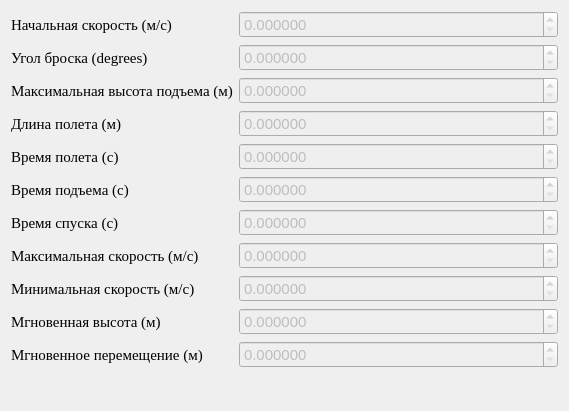
<?xml version="1.0" encoding="UTF-8"?>
<ui version="4.0">
 <class>Form</class>
 <widget class="QWidget" name="Form">
  <property name="geometry">
   <rect>
    <x>0</x>
    <y>0</y>
    <width>569</width>
    <height>411</height>
   </rect>
  </property>
  <property name="windowTitle">
   <string>О броске</string>
  </property>
  <layout class="QFormLayout" name="formLayout">
   <item row="0" column="0">
    <widget class="QLabel" name="label_1">
     <property name="font">
      <font>
       <family>Times New Roman</family>
       <pointsize>11</pointsize>
      </font>
     </property>
     <property name="text">
      <string>Начальная скорость (м/с)</string>
     </property>
    </widget>
   </item>
   <item row="1" column="0">
    <widget class="QLabel" name="label_2">
     <property name="font">
      <font>
       <family>Times New Roman</family>
       <pointsize>11</pointsize>
      </font>
     </property>
     <property name="text">
      <string>Угол броска (degrees)</string>
     </property>
    </widget>
   </item>
   <item row="2" column="0">
    <widget class="QLabel" name="label_3">
     <property name="font">
      <font>
       <family>Times New Roman</family>
       <pointsize>11</pointsize>
      </font>
     </property>
     <property name="text">
      <string>Максимальная высота подъема (м)</string>
     </property>
    </widget>
   </item>
   <item row="3" column="0">
    <widget class="QLabel" name="label_4">
     <property name="font">
      <font>
       <family>Times New Roman</family>
       <pointsize>11</pointsize>
      </font>
     </property>
     <property name="text">
      <string>Длина полета (м)</string>
     </property>
    </widget>
   </item>
   <item row="4" column="0">
    <widget class="QLabel" name="label_5">
     <property name="font">
      <font>
       <family>Times New Roman</family>
       <pointsize>11</pointsize>
      </font>
     </property>
     <property name="text">
      <string>Время полета (с)</string>
     </property>
    </widget>
   </item>
   <item row="5" column="0">
    <widget class="QLabel" name="label_6">
     <property name="font">
      <font>
       <family>Times New Roman</family>
       <pointsize>11</pointsize>
      </font>
     </property>
     <property name="text">
      <string>Время подъема (с)</string>
     </property>
    </widget>
   </item>
   <item row="6" column="0">
    <widget class="QLabel" name="label_7">
     <property name="font">
      <font>
       <family>Times New Roman</family>
       <pointsize>11</pointsize>
      </font>
     </property>
     <property name="text">
      <string>Время спуска (с)</string>
     </property>
    </widget>
   </item>
   <item row="7" column="0">
    <widget class="QLabel" name="label_8">
     <property name="font">
      <font>
       <family>Times New Roman</family>
       <pointsize>11</pointsize>
      </font>
     </property>
     <property name="text">
      <string>Максимальная скорость (м/с)</string>
     </property>
    </widget>
   </item>
   <item row="8" column="0">
    <widget class="QLabel" name="label_9">
     <property name="font">
      <font>
       <family>Times New Roman</family>
       <pointsize>11</pointsize>
      </font>
     </property>
     <property name="text">
      <string>Минимальная скорость (м/с)</string>
     </property>
    </widget>
   </item>
   <item row="9" column="0">
    <widget class="QLabel" name="label_10">
     <property name="font">
      <font>
       <family>Times New Roman</family>
       <pointsize>11</pointsize>
      </font>
     </property>
     <property name="text">
      <string>Мгновенная высота (м)</string>
     </property>
    </widget>
   </item>
   <item row="10" column="0">
    <widget class="QLabel" name="label_11">
     <property name="font">
      <font>
       <family>Times New Roman</family>
       <pointsize>11</pointsize>
      </font>
     </property>
     <property name="text">
      <string>Мгновенное перемещение (м)</string>
     </property>
    </widget>
   </item>
   <item row="0" column="1">
    <widget class="QDoubleSpinBox" name="dsb_v0">
     <property name="enabled">
      <bool>false</bool>
     </property>
     <property name="font">
      <font>
       <pointsize>11</pointsize>
      </font>
     </property>
     <property name="decimals">
      <number>6</number>
     </property>
     <property name="maximum">
      <double>100000.000000000000000</double>
     </property>
    </widget>
   </item>
   <item row="1" column="1">
    <widget class="QDoubleSpinBox" name="dsb_a">
     <property name="enabled">
      <bool>false</bool>
     </property>
     <property name="font">
      <font>
       <pointsize>11</pointsize>
      </font>
     </property>
     <property name="decimals">
      <number>6</number>
     </property>
     <property name="maximum">
      <double>100000.000000000000000</double>
     </property>
    </widget>
   </item>
   <item row="2" column="1">
    <widget class="QDoubleSpinBox" name="dsb_h">
     <property name="enabled">
      <bool>false</bool>
     </property>
     <property name="font">
      <font>
       <pointsize>11</pointsize>
      </font>
     </property>
     <property name="decimals">
      <number>6</number>
     </property>
     <property name="maximum">
      <double>100000.000000000000000</double>
     </property>
    </widget>
   </item>
   <item row="4" column="1">
    <widget class="QDoubleSpinBox" name="dsb_t">
     <property name="enabled">
      <bool>false</bool>
     </property>
     <property name="font">
      <font>
       <pointsize>11</pointsize>
      </font>
     </property>
     <property name="decimals">
      <number>6</number>
     </property>
     <property name="maximum">
      <double>100000.000000000000000</double>
     </property>
    </widget>
   </item>
   <item row="3" column="1">
    <widget class="QDoubleSpinBox" name="dsb_s">
     <property name="enabled">
      <bool>false</bool>
     </property>
     <property name="font">
      <font>
       <pointsize>11</pointsize>
      </font>
     </property>
     <property name="decimals">
      <number>6</number>
     </property>
     <property name="maximum">
      <double>100000.000000000000000</double>
     </property>
    </widget>
   </item>
   <item row="5" column="1">
    <widget class="QDoubleSpinBox" name="dsb_tu">
     <property name="enabled">
      <bool>false</bool>
     </property>
     <property name="font">
      <font>
       <pointsize>11</pointsize>
      </font>
     </property>
     <property name="decimals">
      <number>6</number>
     </property>
     <property name="maximum">
      <double>100000.000000000000000</double>
     </property>
    </widget>
   </item>
   <item row="6" column="1">
    <widget class="QDoubleSpinBox" name="dsb_td">
     <property name="enabled">
      <bool>false</bool>
     </property>
     <property name="font">
      <font>
       <pointsize>11</pointsize>
      </font>
     </property>
     <property name="decimals">
      <number>6</number>
     </property>
     <property name="maximum">
      <double>100000.000000000000000</double>
     </property>
    </widget>
   </item>
   <item row="7" column="1">
    <widget class="QDoubleSpinBox" name="dsb_vmx">
     <property name="enabled">
      <bool>false</bool>
     </property>
     <property name="font">
      <font>
       <pointsize>11</pointsize>
      </font>
     </property>
     <property name="decimals">
      <number>6</number>
     </property>
     <property name="maximum">
      <double>100000.000000000000000</double>
     </property>
    </widget>
   </item>
   <item row="8" column="1">
    <widget class="QDoubleSpinBox" name="dsb_vmn">
     <property name="enabled">
      <bool>false</bool>
     </property>
     <property name="font">
      <font>
       <pointsize>11</pointsize>
      </font>
     </property>
     <property name="decimals">
      <number>6</number>
     </property>
     <property name="maximum">
      <double>100000.000000000000000</double>
     </property>
    </widget>
   </item>
   <item row="9" column="1">
    <widget class="QDoubleSpinBox" name="dsb_mh">
     <property name="enabled">
      <bool>false</bool>
     </property>
     <property name="font">
      <font>
       <pointsize>11</pointsize>
      </font>
     </property>
     <property name="decimals">
      <number>6</number>
     </property>
     <property name="maximum">
      <double>100000.000000000000000</double>
     </property>
    </widget>
   </item>
   <item row="10" column="1">
    <widget class="QDoubleSpinBox" name="dsb_ms">
     <property name="enabled">
      <bool>false</bool>
     </property>
     <property name="font">
      <font>
       <pointsize>11</pointsize>
      </font>
     </property>
     <property name="decimals">
      <number>6</number>
     </property>
     <property name="maximum">
      <double>100000.000000000000000</double>
     </property>
    </widget>
   </item>
  </layout>
 </widget>
 <resources/>
 <connections/>
</ui>
